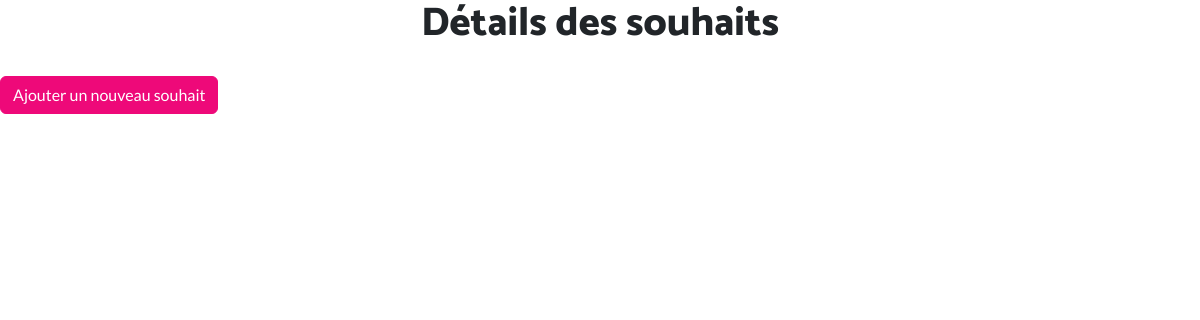
The page /afficherSouhaits/ on the database as committed earlier.
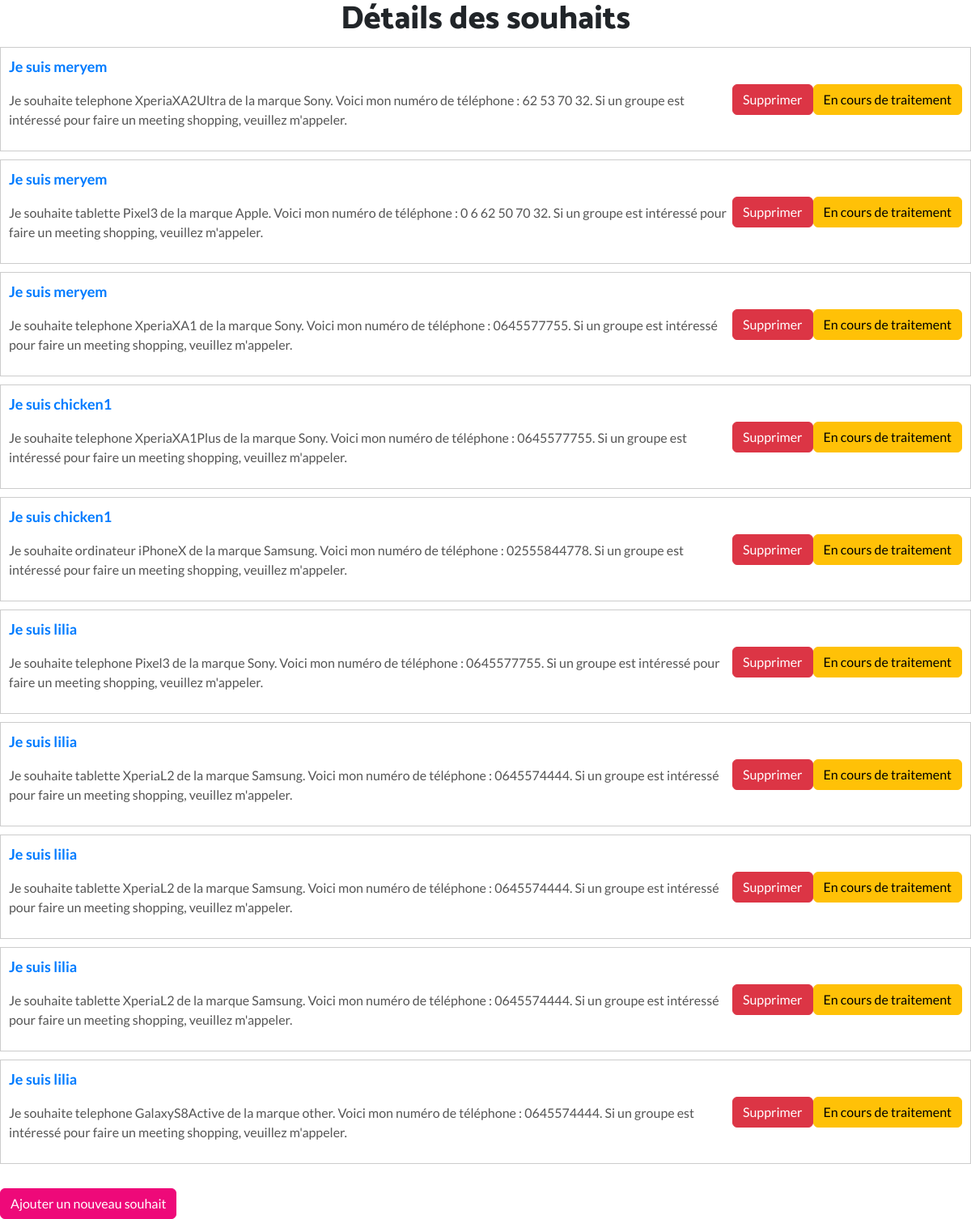
The same page on the database as committed later.
### api/models.py (models this page shows, shortened)
class Souhaits(models.Model):
    STATUS_CHOICES = [
        ('En cours de traitement', 'En cours de traitement'),
        ('Clôturé', 'Clôturé'),
    ]
    user = models.ForeignKey(User, on_delete=models.CASCADE)
    category = models.CharField(max_length=255)
    brand = models.CharField(max_length=100, null=True, blank=True)
    name = models.CharField(max_length=255)
    phone_number = models.CharField(max_length=15, null=True, blank=True)
    status = models.CharField(max_length=50, choices=STATUS_CHOICES, default='En cours de traitement')

### api/views.py (the view)
# urls.py: path('afficherSouhaits/',afficherSouhaits,name='afficherSouhaits'),
def afficherSouhaits(request):
    MesSouhaits = Souhaits.objects.all()
    return render(request, 'afficherSouhaits.html', {'MesSouhaits': MesSouhaits})

### templates/afficherSouhaits.html (shortened to what this page needs)
{% load static %}
<!DOCTYPE html>
<html lang="en">
  <head>
    <link rel="stylesheet" href="{% static 'css/stylestb.css' %}" />
    <link rel="stylesheet" href="{% static 'bootstrap/css/bootstrap.min.css' %}" />
    <link rel="stylesheet" href="{% static 'css/styles.min.css' %}" />
  </head>
  <body>
    <h1>Détails des souhaits</h1>
    {% for s in MesSouhaits %}
      <div class="visite-container">
        <div class="visite-info">
          <div class="visite-header">
            <p>Je suis {{ s.user }}</p>
          </div>
          <div class="visite-details">
            <p>Je souhaite {{ s.category }} {{ s.name }} de la marque {{ s.brand }}. Voici mon numéro de téléphone : {{ s.phone_number }}. Si un groupe est intéressé pour faire un meeting shopping, veuillez m'appeler.</p>
          </div>
        </div>
        <div class="btn-container">
          <form method="post" action="{% url 'supprimer_souhaits' s.id %}">
            <button type="submit" class="btn btn-danger">Supprimer</button>
          </form>
        </div>
        <button class="btn btn-warning" onclick="changerStatut({{ s.id }}, '{{ s.status }}')">{{ s.status }}</button>
      </div>
    {% endfor %}
    <a href="{% url 'souhaits' %}" class="btn btn-primary">Ajouter un nouveau souhait</a>
  </body>
</html>

### static/css/stylestb.css (style rules this page uses)
body { font-family: Arial, sans-serif; margin: 20px; }
h1 { text-align: center; color: #333; }
.visite-container { display: flex; justify-content: space-between; align-items: center; border: 1px solid #ccc; margin: 10px 0; padding: 10px; }
.visite-info { flex: 1; }
.visite-header { font-size: 18px; font-weight: bold; color: #007BFF; }
.visite-details { font-size: 16px; color: #555; }
.btn-container { text-align: right; }
.btn { background-color: #007BFF; color: #fff; padding: 5px 10px; border: none; cursor: pointer; }
.btn-danger { background-color: #DC3545; }
.btn-primary { background-color: #007BFF; margin-top: 20px; }

Rows that differ between the two databases and show on the page:
added Souhaits: user "meryem", category "telephone", name "XperiaXA2Ultra", brand "Sony", phone_number "62 53 70 32", status "En cours de traitement"
added Souhaits: user "meryem", category "tablette", name "Pixel3", brand "Apple", phone_number "0 6 62 50 70 32", status "En cours de traitement"
added Souhaits: user "meryem", category "telephone", name "XperiaXA1", brand "Sony", phone_number "0645577755", status "En cours de traitement"
added Souhaits: user "chicken1", category "telephone", name "XperiaXA1Plus", brand "Sony", phone_number "0645577755", status "En cours de traitement"
added Souhaits: user "chicken1", category "ordinateur", name "iPhoneX", brand "Samsung", phone_number "02555844778", status "En cours de traitement"
added Souhaits: user "lilia", category "telephone", name "Pixel3", brand "Sony", phone_number "0645577755", status "En cours de traitement"
added Souhaits: user "lilia", category "tablette", name "XperiaL2", brand "Samsung", phone_number "0645574444", status "En cours de traitement"
added Souhaits: user "lilia", category "tablette", name "XperiaL2", brand "Samsung", phone_number "0645574444", status "En cours de traitement"
added Souhaits: user "lilia", category "tablette", name "XperiaL2", brand "Samsung", phone_number "0645574444", status "En cours de traitement"
added Souhaits: user "lilia", category "telephone", name "GalaxyS8Active", brand "other", phone_number "0645574444", status "En cours de traitement"
